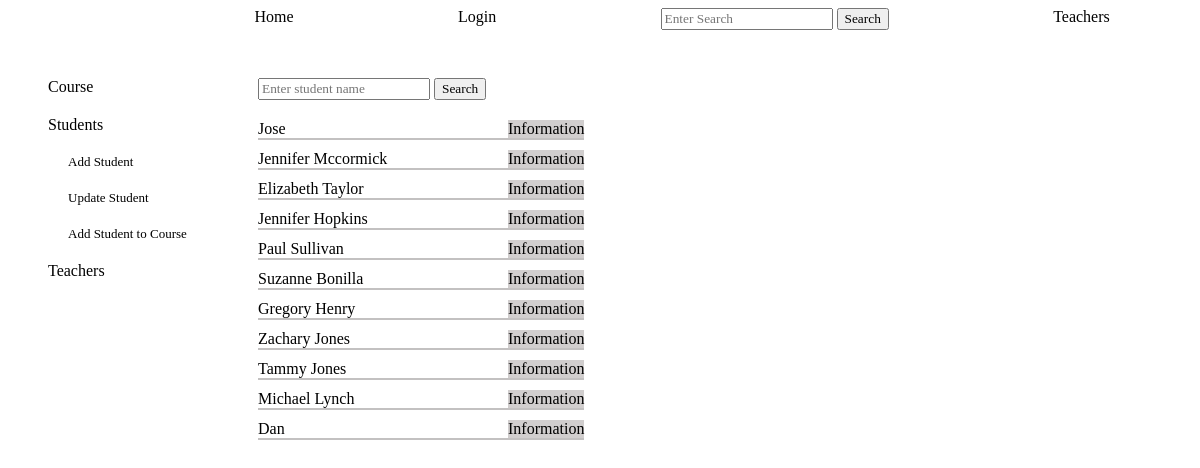
The app's page /admin_students with its own data.
### tables this page shows
CREATE TABLE students (
        id INTEGER PRIMARY KEY,
        name TEXT NOT NULL,
        email TEXT NOT NULL UNIQUE,
        phone TEXT UNIQUE
        );

### app.py (the view, shortened to what this page needs)
@app.route('/admin_students', methods=['GET', 'POST'])
def admin_students(): # students information and actions for admin
    log=check_log()
    info=chek_admin()
    form=['create']
    return render_template('admin_students.html', log=log, info=info, form=form, student_attend='', student_dict='', students=create_students_objects(crud.read_all('students')))

### app.py (called while the page is built)
def check_log(): #check if user is loged in or not
    log_result={}
    if "name" in session:
        link='/logout'
        log='Logout'
        log_result['link']=link
        log_result['log']=log
        return log_result
    else:
        link='/login'
        log='Login'
        log_result['link']=link
        log_result['log']=log
        return log_result

def chek_admin():
    if "role" in session:
        info={}
        if session['role']=='admin':
            info['id']=session['id']
            info['link']=f"/administrator/{session['id']}"
            info['word']='Administrator'
            info['hello']=f"Hello {crud.admin_name(session['id'])}- what do you want to do?"
        if session['role']=='teacher':
            info['id']=session['id']
            info['link']=f"/teacher_profile/{session['id']}"
            info['word']=f"Welcome {crud.teacher_name(session['id'])}"
        if session['role']=='student':
            info['id']=session['id']
            info['link']=f"/student_profile/{session['id']}"
            info['word']=f"Welcome {crud.student_name(session['id'])}"
        return info

### crud.py (called while the page is built)
def read_all(table):
    return query(f"SELECT * FROM {table}")

### functions.py (called while the page is built)
def create_students_objects(students: list):
    students_objects=[classes.Student(student[0], student[1], student[2], student[3]) for student in students]
    return students_objects

### setup_db.py (called while the page is built)
def query(sql):
    with sqlite3.connect('students.db') as conn:
        cur=conn.cursor()
        cur.execute(sql)
        return cur.fetchall()

### templates/admin_students.html (shortened to what this page needs)
{% include "admin_nav_students.html" %}
    <div class="admin_students_main">
        <div class="main_student_search">
            <div class="student_search">
                {% for f in form %}
                <form action="" method="POST">
                    <input type="text" name="search" placeholder="Enter student name">
                    <input type="submit" value="Search">
                </form>
                {% endfor %}
            </div>
            <div class="students_list">
                {% for student in students %}
                <div class="student_info">
                    <div class="student_name">{{student.name}}</div>
                    <a href="/student_info/{{student.tid}}">Information</a>
                </div>
                {% endfor %}
            </div>
        </div>
        <div class="student_courses">
            <div class="average_course_attend">
            </div>
        </div>
    </div>
    <div class="info_more_links">
    </div>
</div>

### static/style.css (style rules this page uses)
input { font-family: 'Times New Roman', Times, serif; }
.info_more_links { display: flex; gap: 5px; grid-row: 1; grid-column: 2; height: 18px; margin-left: 320px; }
.average_course_attend { display: flex; flex-direction: column; gap: 5px; }
.admin_students_main { grid-column: 2; grid-row: 2; display: flex; }
.main_student_search { display: flex; flex-direction: column; gap:20px; }
.students_list { display: flex; flex-direction: column; gap:10px; justify-content: space-between; }
.students_list>div { border-bottom: solid; border-width: 2px; border-color: rgb(195, 193, 193); }
.student_info { display: flex; }
.student_info>a { text-decoration: none; color: black; background-color: rgb(209, 206, 206); }
.student_name { width:250px; }
.student_courses { display: flex; flex-direction: column; gap: 20px; }
.student_courses { display: flex; flex-direction: column; }

### records on screen
students: name "Jose"
students: name "Jennifer Mccormick"
students: name "Elizabeth Taylor"
students: name "Jennifer Hopkins"
students: name "Paul Sullivan"
students: name "Suzanne Bonilla"
students: name "Gregory Henry"
students: name "Zachary Jones"
students: name "Tammy Jones"
students: name "Michael Lynch"
students: name "Dan"

### other values on screen
{{ log.log }} "Login"
